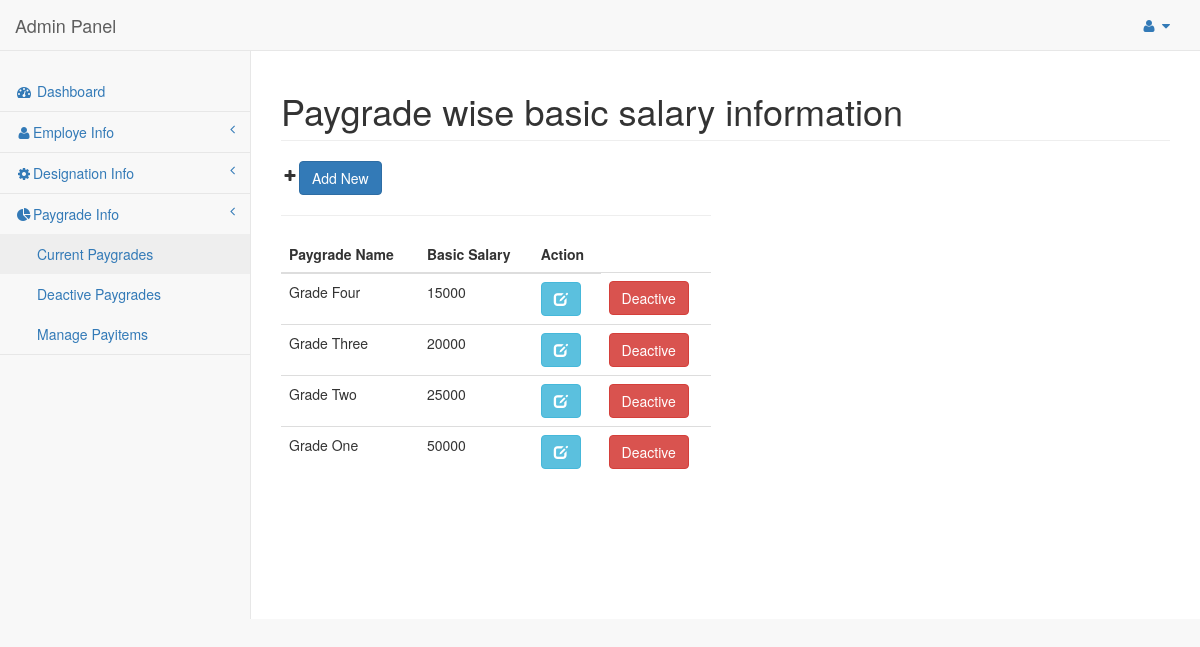
Page /?page=view/current_paygrade.php on the earlier database version.
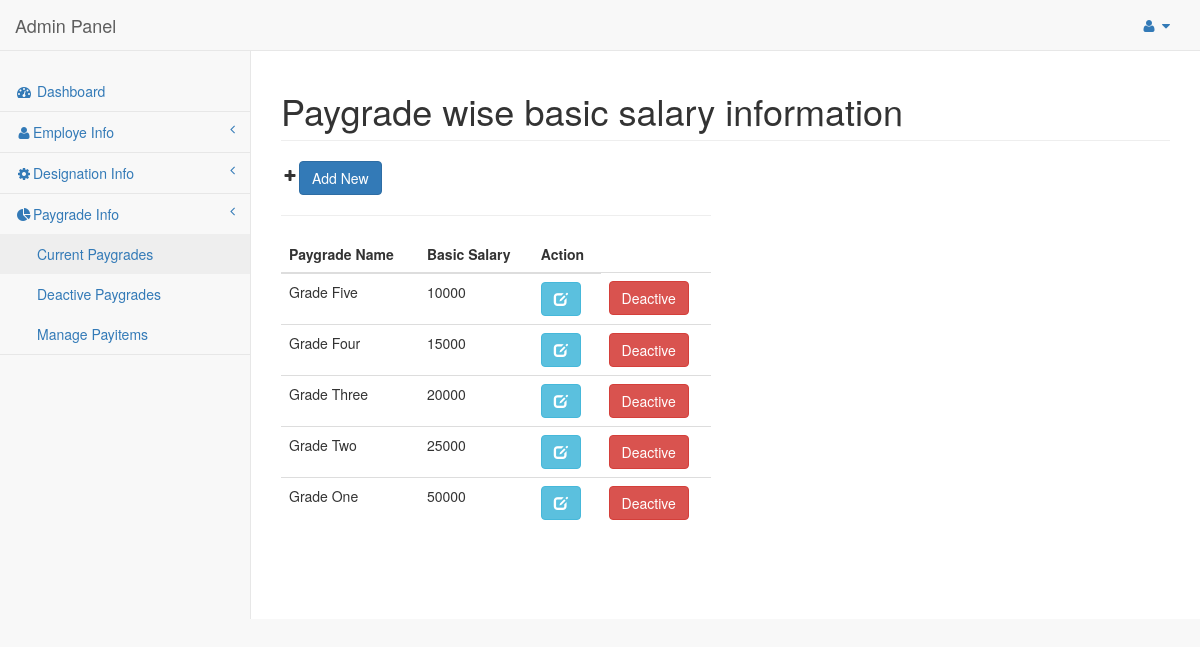
Same page on the later database version.
### tables this page shows
CREATE TABLE `paygrades` (
  `id` int(11) NOT NULL,
  `name` varchar(55) NOT NULL,
  `designation_id` int(11) NOT NULL,
  `basic` decimal(10,0) NOT NULL,
  `status` int(11) NOT NULL
);

### src/Database.php (called while the page is built, shortened)
<?php
class Database
{
    public $host = DB_HOST;
    public $user = DB_USER;
    public $pass = DB_PASS;
    public $db_name = DB_NAME;
    public $link;
    private function connect(){
        $this->link = new mysqli($this->host,$this->user,$this->pass,$this->db_name);
    }
    public function select($query){
       $result = $this->link->query($query);
        if($result->num_rows > 0){
            return $result;
        }else{
            return false;
        }
    }
}
?>

### view/current_paygrade.php (the view, shortened to what this page needs)
  <?php
include_once('src/Database.php');
$db=new Database();
$query = "SELECT * FROM paygrades WHERE status='0' ORDER BY id DESC";
$paygrade= $db->select($query);
?>
  <div class="row">
    <div class="col-md-12">
          <h1 class="page-header">Paygrade wise basic salary information</h1>
          <div class="row">
            <div class="col-lg-6">
              <div id="pay_table">
                <table class="table">
                  <thead>
                  <tr>
                    <th>Paygrade Name</th>
                    <th>Basic Salary</th>
                    <th>Action</th>
                    <i class="fa fa-plus fa-fw"></i><button type="button" class="btn btn-primary" data-toggle="modal" data-target="#myModal">Add New</button>
                  </tr>
                  </thead>
                  <tbody>
                  <hr>
                <?php while ($row = $paygrade->FETCH_ASSOC()): ?>
                  <tr>
                    <td><?php echo $row['name']; ?></td>
                    <td><?php echo $row['basic']; ?></td>
                     <td>
                         <a href="?page=view/edit_paygrade.php&id=<?php echo $row['id'] ?>"  class="btn btn-info" >
                           <span class="glyphicon glyphicon-edit"></span>
                         </a>
                    </td>
                    <td>
                         <a href="?page=view/deactive_paygrade.php&&id=<?php echo $row['id'] ?>" >
                           <span class="btn btn-danger">Deactive</span>
                         </a>
                    </td>
                  </tr>
                <?php endwhile;?>
                  </tbody>
                </table>
              </div>
            </div>
          </div>
        </div>
    </div>
</div>

Differences in the rows shown:
now on this page (row edited): paygrades: name "Grade Five", basic "10000"
